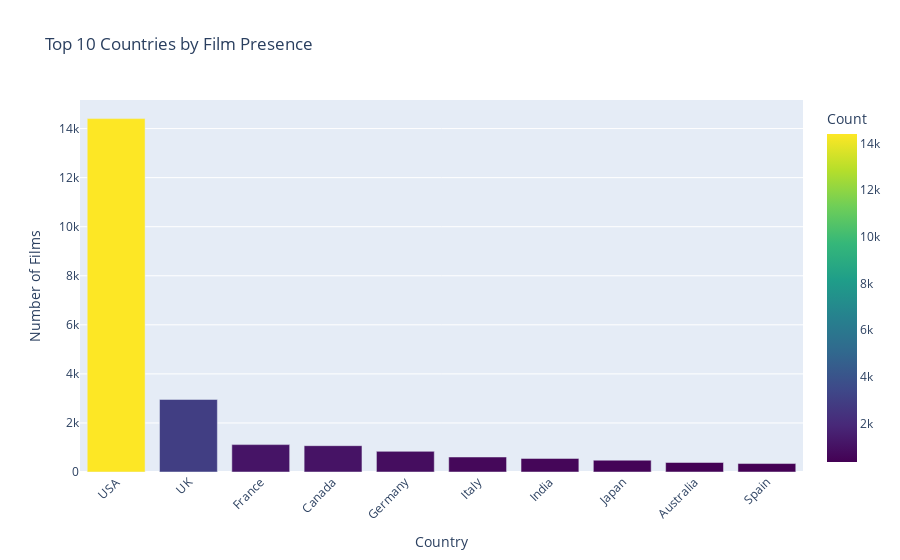

Notebook code for this chart:
### Code cell
# Plot 1: Countries
fig_countries = px.bar(
    countries_count.head(10),  # Top 10 countries
    x='Country',
    y='Count',
    title='Top 10 Countries by Film Presence',
    color='Count',
    color_continuous_scale='Viridis'
)
fig_countries.update_layout(
    xaxis_title='Country',
    yaxis_title='Number of Films',
    xaxis_tickangle=-45
)

fig_countries.show()

### Figure 1 — Plotly figure (JSON) as saved in the notebook; plotly's stock layout.template omitted (floating-point values rounded to 4 significant figures)
{"data": [{"alignmentgroup": "True", "hovertemplate": "Country=%{x}<br>Count=%{marker.color}<extra></extra>", "legendgroup": "", "marker": {"color": [14407, 2958, 1117, 1074, 841, 611, 554, 481, 388, 344], "coloraxis": "coloraxis", "pattern": {"shape": ""}}, "name": "", "offsetgroup": "", "orientation": "v", "showlegend": false, "textposition": "auto", "type": "bar", "x": ["USA", "UK", "France", "Canada", "Germany", "Italy", "India", "Japan", "Australia", "Spain"], "xaxis": "x", "y": [14407, 2958, 1117, 1074, 841, 611, 554, 481, 388, 344], "yaxis": "y"}], "layout": {"barmode": "relative", "coloraxis": {"colorbar": {"title": {"text": "Count"}}, "colorscale": [[0, "#440154"], [0.1111, "#482878"], [0.2222, "#3e4989"], [0.3333, "#31688e"], [0.4444, "#26828e"], [0.5556, "#1f9e89"], [0.6667, "#35b779"], [0.7778, "#6ece58"], [0.8889, "#b5de2b"], [1, "#fde725"]]}, "legend": {"tracegroupgap": 0}, "title": {"text": "Top 10 Countries by Film Presence"}, "xaxis": {"anchor": "y", "domain": [0, 1], "tickangle": -45, "title": {"text": "Country"}}, "yaxis": {"anchor": "x", "domain": [0, 1], "title": {"text": "Number of Films"}}}}
